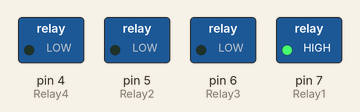
The sketch below on a simulated Arduino Uno, built with avr-gcc and run on an emulated ATmega328P. Shown: switched loads named in the sketch (green lamp = pin HIGH).

Above: at 0.06 s.
At 0.36 s:
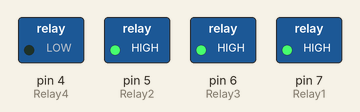
At 0.55 s:
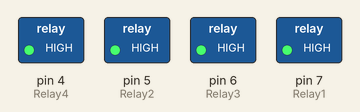
At 0.93 s:
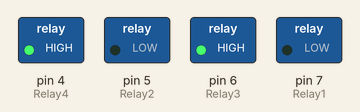
At 1.5 s:
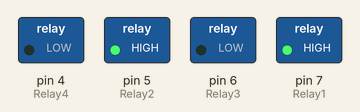
At 2.05 s:
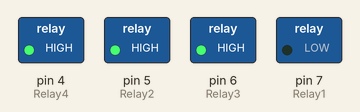
Timing chart, 0 to 3.0 s (numbered marks = the images above):
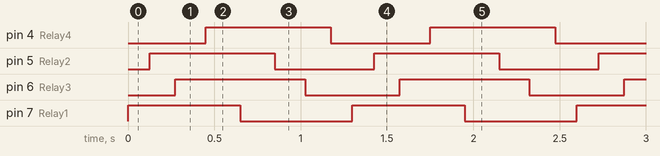

Measured:
- by itself, pin 4 (Relay4), pin 5 (Relay2): alternates HIGH for 0.73 s and LOW for 0.58 s
- by itself, pin 6 (Relay3): alternates HIGH for 0.75 s and LOW for 0.55 s
- by itself, pin 7 (Relay1): alternates HIGH for 0.65 s and LOW for 0.65 s

The sketch:

EL_Wire_Costume_2017.ino
```cpp
int Relay1 = 7;
int Relay3 = 6;
int Relay2 = 5;
int Relay4 = 4;

void setup() {

  pinMode(Relay1, OUTPUT);
  pinMode(Relay2, OUTPUT);
  pinMode(Relay3, OUTPUT);
  pinMode(Relay4, OUTPUT);
/*
digitalWrite(Relay1, LOW);
  digitalWrite(Relay2, LOW);
  digitalWrite(Relay3, LOW);
  digitalWrite(Relay4, LOW);
  delay(10000);
  */
}
void loop() {

  digitalWrite(Relay1, HIGH);
  delay(125);
  digitalWrite(Relay2, HIGH);
  delay(150);
  digitalWrite(Relay3, HIGH);
  delay(175);
  digitalWrite(Relay4, HIGH);
  delay(200);
  digitalWrite(Relay1, LOW);
  delay(200);
  digitalWrite(Relay2, LOW);
  delay(175);
  digitalWrite(Relay3, LOW);
  delay(150);
  digitalWrite(Relay4, LOW);
  delay(125);


}
```
